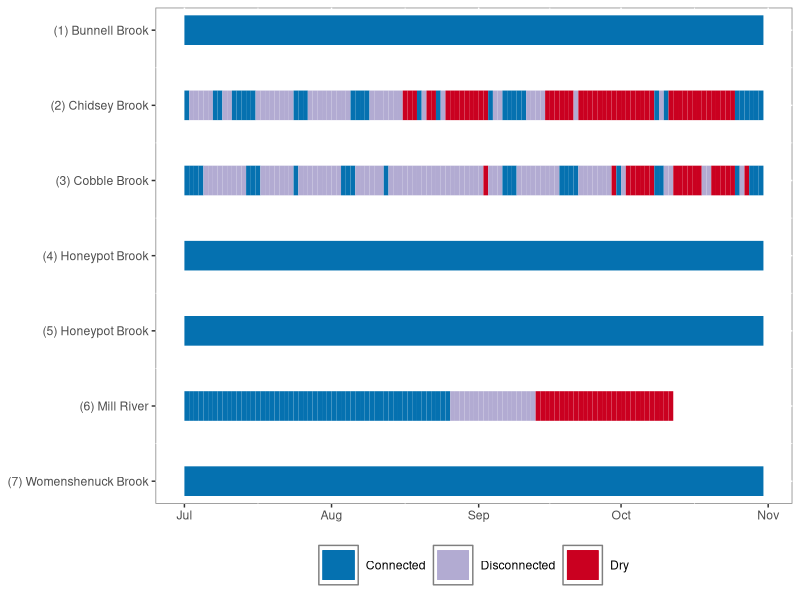
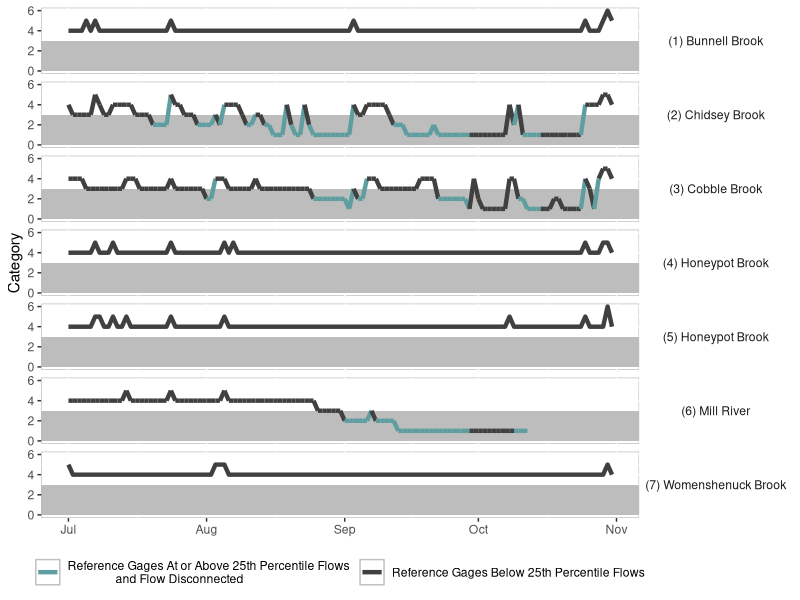
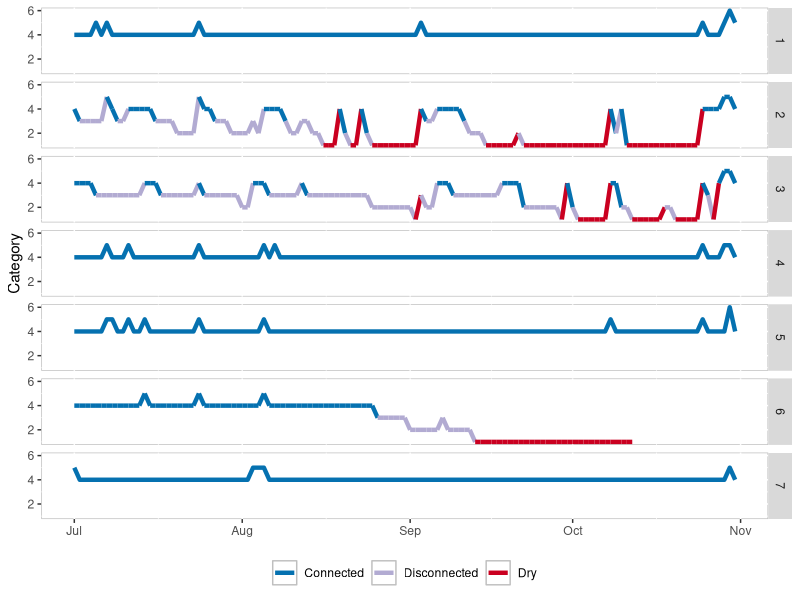
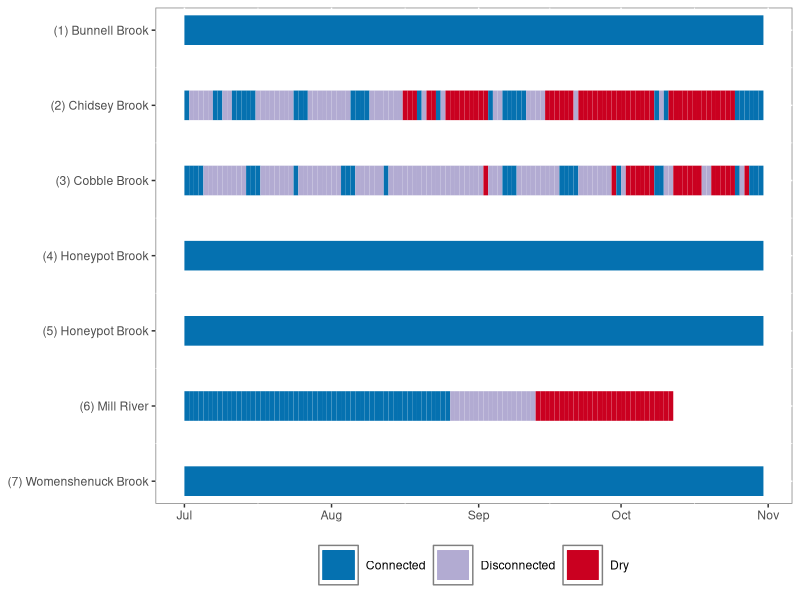
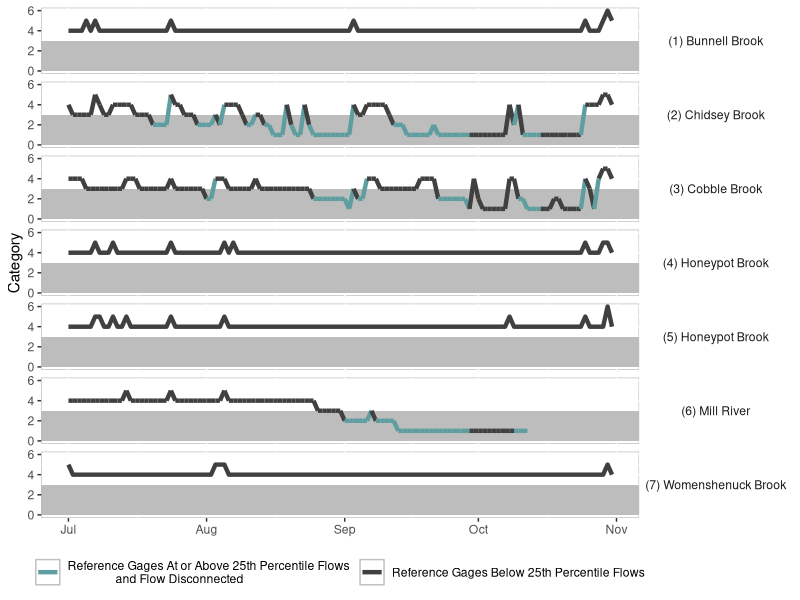
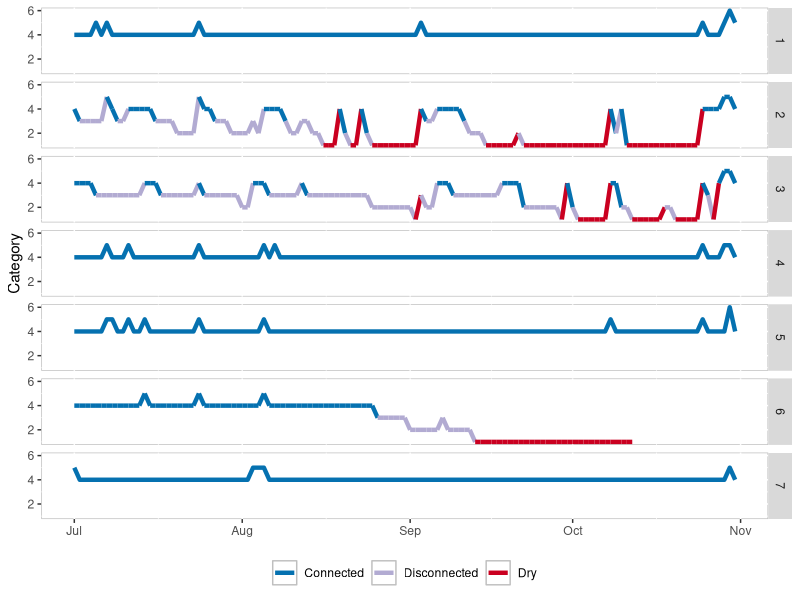
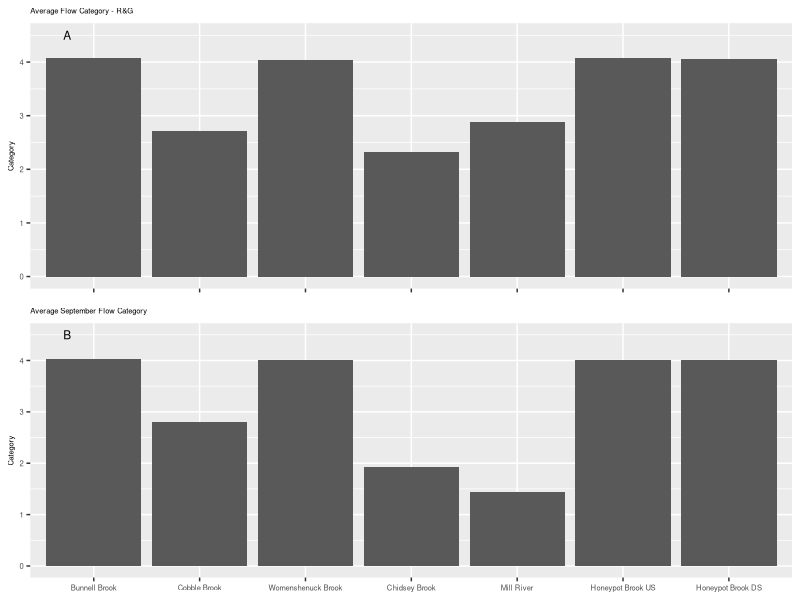
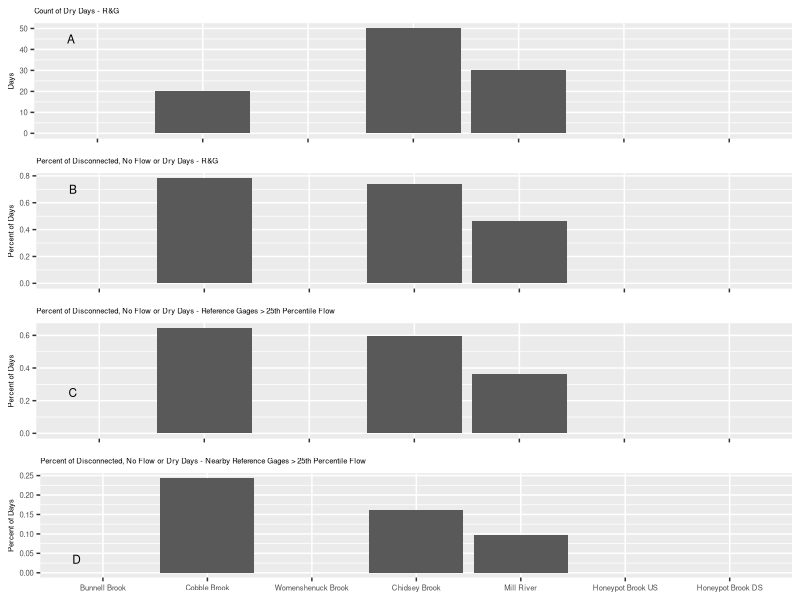

The R script that drew these images, in order:
setwd("P:/Projects/GitHub_Prj/streamconnectivitymetrics")

library(ggplot2)
library(lubridate)
library(grid)
library(plyr)
library(reshape2)
library(stringr)

fobs<-read.csv("data/TrailCam_FlowObs2017.csv",header=TRUE)
fobs$Date<-make_date(year=fobs$Year,month=fobs$Month,day=fobs$Day)
fobs$JDay<-yday(fobs$Date)
fobs$DurObs<-ifelse(fobs$Obs>3,1,0)
#fobs<- fobs[complete.cases(fobs),]
#fobs$ObsGraph<- fobs$Obs-1
#fobs$Obs_CAT<-factor(fobs$Obs_CAT,levels=c("Dry","No Flow","Low",
#"Normal","Above Normal","Flood"))

#RG Period Only
fobs<- fobs[which(fobs$Month==7 |fobs$Month==8| fobs$Month==9 | fobs$Month==10),]
##Excluding Poland, Rocky Gutter, Beacon Hill Brook & Cobble Trib for paper
fobs<- fobs[!(fobs$STA_SEQ==19708|fobs$STA_SEQ==19709|fobs$STA_SEQ==19600
              |fobs$STA_SEQ==19460),]

sites<- unique(fobs$STA_SEQ) ##list of stations
site.name<-fobs[,1:2]
site.name<-unique(site.name[c("STA_SEQ","Station_Name")])
colnames(site.name)<-c("site","SName")
flowmetric<- matrix(ncol=31,nrow=length(sites)) #Empty matrix for flow metrics

#####RUN FLOW METRICS For All Sites################
####################################

for (i in 1:length(sites)){

site <- fobs[which(fobs$STA_SEQ==sites[i]),]
site <- site[order(site$JDay),]

##Magnitude####
MA<- mean(site$Obs)
M50<- quantile(site$Obs,0.5)
M25<- quantile(site$Obs,0.25)
M75<- quantile(site$Obs,0.75)
Sept<-site[which(site$Month==9),]
MASept<- mean(Sept$Obs)
M50Sept<- quantile(Sept$Obs,0.5)

###Duration####
dur<-rle(site$Obs)  ##calculate the total runs in a sequence
durvalue<- dur$lengths[dur$values==1] ## the run with a particular value 1
D1<- mean(durvalue)  ##the average duration of days

dur<-rle(site$Obs)  ##calculate the total runs in a sequence
durvalue<- dur$lengths[dur$values==2] ## the run with a particular value 2
D2<- mean(durvalue)  ##the average duration of days

dur<-rle(site$Obs)  ##calculate the total runs in a sequence
durvalue<- dur$lengths[dur$values==3] ## the run with a particular value 3
D3<- mean(durvalue)  ##the average duration of days

dur<-rle(site$Obs)  ##calculate the total runs in a sequence
durvalue<- dur$lengths[dur$values==4] ## the run with a particular value 4
D4<- mean(durvalue)  ##the average duration of days

dur<-rle(site$DurObs)  ##calculate the total runs in a sequence
durvalue<- dur$lengths[dur$values==0] ## the run with a particular value 0
DL<- mean(durvalue)  ##the average duration of days

dur<-rle(site$DurObs)  ##calculate the total runs in a sequence
durvalue<- dur$lengths[dur$values==1] ## the run with a particular value 1
DN<- mean(durvalue)  ##the average duration of days

###Frequency####
F1<- nrow(site[which(site$Obs==1),])
F2<- nrow(site[which(site$Obs==2),])
F3<- nrow(site[which(site$Obs==3),])
F4<- nrow(site[which(site$Obs==4),])
FL<- nrow(site[which(site$Obs<4),])
FN<- nrow(site[which(site$Obs>3),])
FPL<-(nrow(site[which(site$Obs<4),]))/(dim(site)[1])

###Frequency compared to reference gages##

G4F1<- nrow(site[which(site$index>3&site$Obs==1),])
G4F2<- nrow(site[which(site$index>3&site$Obs==2),])
G4F3<- nrow(site[which(site$index>3&site$Obs==3),])
G4FL<- nrow(site[which(site$index>3&site$Obs<4),])
G4FPL<- (nrow(site[which(site$index>3&site$Obs<4),]))/(dim(site)[1])

GNF1<- nrow(site[which(site$ngindex>3&site$Obs==1),])
GNF2<- nrow(site[which(site$ngindex>3&site$Obs==2),])
GNF3<- nrow(site[which(site$ngindex>3&site$Obs==3),])
GNFL<- nrow(site[which(site$ngindex>3&site$Obs<4),])
GNFPL<- (nrow(site[which(site$ngindex>3&site$Obs<4),]))/(dim(site)[1])

###Timing###

T1<- site[match(0,site$DurObs),]
T1<- as.numeric(T1['JDay'])

T2<- site[match(1,site$Obs),]
T2<- as.numeric(T2['JDay'])

#######Combine together
flowmetric[i,]<- rbind(MA,M50,M25,M75,MASept,M50Sept,
                       D1,D2,D3,D4,DL,DN,
                       F1,F2,F3,F4,FL,FN,FPL,
                       G4F1,G4F2,G4F3,G4FL,G4FPL,
                       GNF1,GNF2,GNF3,GNFL,GNFPL,
                       T1,T2)
}

###########Make dataframe#################################
flowmetric<- as.data.frame(flowmetric,row.names=sites)
colnames(flowmetric)<-c("MA","M50","M25","M75","MASept","M50Sept",
                        "D1","D2","D3","D4","DL","DN",
                        "F1","F2","F3","F4","FL","FN","FPL",
                        "G4F1","G4F2","G4F3","G4FL","G4FPL",
                        "GNF1","GNF2","GNF3","GNFL","GNFPL",
                        "T1","T2")
flowmetric$site<- row.names(flowmetric)
flowmetric<-merge(flowmetric,site.name,by="site")
flowmetric$site<-factor(flowmetric$site,levels=c("19657","15244",
                                                 "18513","16046","19141","15192",
                                                 "15193"))
flowmetric$SName<-factor(flowmetric$SName,levels=c("Bunnell Brook",
                                                   "Cobble Brook",
                                                 "Womenshenuck Brook",
                                                 "Chidsey Brook",
                                                 "Mill River",
                                                 "Honeypot Brook US",
                                                 "Honeypot Brook DS"))
write.csv(flowmetric,"flowmetrics.csv")





####DURATION LINE PLOT########
# site.name<-read.csv("sitename.csv",header=TRUE)
# site.name<-site.name[order(site.name$N),]

site.name<- as.data.frame(sort(factor(unique(fobs$Station_Name))))
colnames(site.name)[1]<-"Station_Name"
site.name$N<-as.numeric(row.names(site.name))
site.name$altname<-paste0("(",site.name$N,") ",word(site.name$Station_Name,1,2,sep=" "))
site.name

fobs<-merge(fobs,site.name,by="Station_Name")
fobs$DurObs<-ifelse(fobs$Obs==1,"Dry",ifelse(fobs$DurObs==0,"Disconnected","Connected"))
fobs$DurObs<-factor(fobs$DurObs)


#f1a340
#f7f7f7
#998ec3

cols<-c("Disconnected"="#b2abd2","Connected"="#0571b0","Dry"="#ca0020")

fconnectdur<-
ggplot()+
  geom_line(data=fobs[fobs$N==1,],aes(Date,N,colour=DurObs,group=1),size=10)+
  geom_line(data=fobs[fobs$N==2,],aes(Date,N,colour=DurObs,group=1),size=10)+
  geom_line(data=fobs[fobs$N==3,],aes(Date,N,colour=DurObs,group=1),size=10)+
  geom_line(data=fobs[fobs$N==4,],aes(Date,N,colour=DurObs,group=1),size=10)+
  geom_line(data=fobs[fobs$N==5,],aes(Date,N,colour=DurObs,group=1),size=10)+
  geom_line(data=fobs[fobs$N==6,],aes(Date,N,colour=DurObs,group=1),size=10)+
  geom_line(data=fobs[fobs$N==7,],aes(Date,N,colour=DurObs,group=1),size=10)+
  scale_y_reverse(breaks=1:7,labels=site.name[,3])+
  labs(colour=NULL,x=NULL,y=NULL)+
  scale_colour_manual(values=cols)+
  theme(legend.position="bottom",
        panel.background = element_rect(fill = "white", colour = "grey50"))

fconnectdur

ggsave("fconnectdur.jpg",fconnectdur,dpi=600)


####USGS FLow Compare LINE plot###########
fobs$NF<-ifelse(fobs$index>3 & fobs$Obs <3,"Reference Gages At or Above 25th Percentile Flows 
                and Flow Disconnected","Reference Gages Below 25th Percentile Flows")
fobs$NF<-factor(fobs$NF)
cols<-c("Reference Gages At or Above 25th Percentile Flows 
                and Flow Disconnected"="cadetblue",
        "Reference Gages Below 25th Percentile Flows"="gray25")

# fobs$NF<-ifelse(fobs$index>3,"Reference Gages At or Above 25th Percentile Flows",
#                 "Reference Gages Below 25th Percentile Flows")
# cols<-c("Reference Gages At or Above 25th Percentile Flows"="cadetblue",
#         "Reference Gages Below 25th Percentile Flows"="gray25")

xstart <- min(fobs$Date)-30  ##Specified for plot to ensure rects coverage
xend <- max(fobs$Date)+30
 
flowobswithgageinfo<-
ggplot(data=fobs)+
  geom_rect(aes(xmin=xstart,xmax=xend,
                           ymin = 0, ymax = 3),alpha = 0.3,fill="gray")+
  geom_line(aes(Date,Obs,colour=NF,group=N),size=1.5)+
  facet_grid(rows = vars(altname))+
  coord_cartesian(xlim=with(fobs,range(Date)))+
  labs(colour=NULL,x=NULL,y="Category")+
  scale_colour_manual(values=cols)+
  theme(legend.position="bottom",
        panel.background = element_rect(fill="white",colour = "grey75"),
        strip.text.y=element_text(angle =0),strip.background = element_rect(fill="white"))

flowobswithgageinfo

ggsave("flowobswithgageinfo.jpg",flowobswithgageinfo)

###Alt Flow Over POR with lines#############################

cols<-c("Disconnected"="#b2abd2","Connected"="#0571b0","Dry"="#ca0020")

flowobs<-
  ggplot(fobs,aes(Date,Obs,colour=DurObs,group=1))+
  geom_line(size=1.5)+
  facet_grid(rows = vars(N))+
  labs(colour=NULL,x=NULL,y="Category")+
  scale_colour_manual(values=cols)+
  theme(legend.position="bottom",
        panel.background = element_rect(fill="white",colour = "grey75"))

flowobs

ggsave("flowobs_cont.jpg",flowobs)


####################################################################################
####################################################################################

##Magnitude plots##

p1<- ggplot(flowmetric,aes(x=SName,y=MA))+
  geom_bar(stat="identity")+
  labs(title="Average Flow Category - R&G",y="Category")+
  theme(axis.title.x=element_blank(),axis.text=element_text(size=rel(0.75)),
        plot.title=element_text(size=rel(1)))

p2<- ggplot(flowmetric,aes(x=SName,y=M50))+
  geom_bar(stat="identity")+
  labs(title="Median Flow Category - R&G",y="Category")+
  theme(axis.title.x=element_blank(),axis.text=element_text(size=rel(0.75)),
        plot.title=element_text(size=rel(1)))

p3<- ggplot(flowmetric,aes(x=SName,y=M25))+
  geom_bar(stat="identity")+
  labs(title="25th Percentile Flow Category - R&G",y="Category")+
  theme(axis.title.x=element_blank(),axis.text=element_text(size=rel(0.75)),
        plot.title=element_text(size=rel(1)))

p4<- ggplot(flowmetric,aes(x=SName,y=M75),axis.text=element_text(size=rel(0.75)))+
  geom_bar(stat="identity")+
  labs(title="75th Percentile Flow Category - R&G",y="Category")+
  theme(axis.title.x=element_blank(),axis.text=element_text(size=rel(0.75)),
        plot.title=element_text(size=rel(1)))

p5<- ggplot(flowmetric,aes(x=SName,y=MASept),axis.text=element_text(size=rel(0.75)))+
  geom_bar(stat="identity")+
  labs(title="Average September Flow Category",y="Category")+
  theme(axis.title.x=element_blank(),axis.text=element_text(size=rel(0.75)),
        plot.title=element_text(size=rel(1)))

p6<- ggplot(flowmetric,aes(x=SName,y=M50Sept),axis.text=element_text(size=rel(0.75)))+
  geom_bar(stat="identity")+
  labs(title="Median September Flow Category",y="Category")+
  theme(axis.title.x=element_blank(),axis.text=element_text(size=rel(0.75)),
        plot.title=element_text(size=rel(1)))


##Duration plots##

p7<- ggplot(flowmetric,aes(x=SName,y=D1))+
  geom_bar(stat="identity")+
  labs(title="Mean Duration of Consecutive Dry Days",y="Days")+
  theme(axis.title.x=element_blank(),axis.text=element_text(size=rel(0.75)),
        plot.title=element_text(size=rel(1)))

p8<- ggplot(flowmetric,aes(x=SName,y=D2))+
  geom_bar(stat="identity")+
  labs(title="Mean Duration of Consecutive No Flow Days",y="Days")+
  theme(axis.title.x=element_blank(),axis.text=element_text(size=rel(0.75)),
        plot.title=element_text(size=rel(1)))

p9<- ggplot(flowmetric,aes(x=SName,y=D3))+
  geom_bar(stat="identity")+
  labs(title="Mean Duration of Consecutive Disconnected Days",y="Days")+
  theme(axis.title.x=element_blank(),axis.text=element_text(size=rel(0.75)),
        plot.title=element_text(size=rel(1)))

p10<- ggplot(flowmetric,aes(x=SName,y=D4))+
  geom_bar(stat="identity")+
  labs(title="Mean Duration of Consecutive Connected Days",y="Days")+
  theme(axis.title.x=element_blank(),axis.text=element_text(size=rel(0.75)),
        plot.title=element_text(size=rel(1)))

p11<- ggplot(flowmetric,aes(x=SName,y=DL))+
  geom_bar(stat="identity")+
  labs(title="Mean Duration of Consecutive Disconnected, No Flow or Dry Days",y="Days")+
  theme(axis.title.x=element_blank(),axis.text=element_text(size=rel(0.75)),
        plot.title=element_text(size=rel(1)))

p12<- ggplot(flowmetric,aes(x=SName,y=DN))+
  geom_bar(stat="identity")+
  labs(title="Mean Duration of Consecutive Connected, Full or Flood Days",y="Days")+
  theme(axis.title.x=element_blank(),axis.text=element_text(size=rel(0.75)),
        plot.title=element_text(size=rel(1)))

##Frequency Plots######
p13<- ggplot(flowmetric,aes(x=SName,y=F1))+
  geom_bar(stat="identity")+
  labs(title="Count of Dry Days - R&G",y="Days")+
  theme(axis.title.x=element_blank(),axis.text=element_text(size=rel(0.75)),
        plot.title=element_text(size=rel(1)))

p14<- ggplot(flowmetric,aes(x=SName,y=F2))+
  geom_bar(stat="identity")+
  labs(title="Count of No Flow Days - R&G",y="Days")+
  theme(axis.title.x=element_blank(),axis.text=element_text(size=rel(0.75)),
        plot.title=element_text(size=rel(1)))

p15<- ggplot(flowmetric,aes(x=SName,y=F3))+
  geom_bar(stat="identity")+
  labs(title="Count of Disconnected Days - R&G",y="Days")+
  theme(axis.title.x=element_blank(),axis.text=element_text(size=rel(0.75)),
        plot.title=element_text(size=rel(1)))

p16<- ggplot(flowmetric,aes(x=SName,y=F4))+
  geom_bar(stat="identity")+
  labs(title="Count of Connected Days - R&G",y="Days")+
  theme(axis.title.x=element_blank(),axis.text=element_text(size=rel(0.75)),
        plot.title=element_text(size=rel(1)))

p17<- ggplot(flowmetric,aes(x=SName,y=FL))+
  geom_bar(stat="identity")+
  labs(title="Count of Disconnected, No Flow or Dry Days - R&G",y="Days")+
  theme(axis.title.x=element_blank(),axis.text=element_text(size=rel(0.75)),
        plot.title=element_text(size=rel(1)))

p18<- ggplot(flowmetric,aes(x=SName,y=FN))+
  geom_bar(stat="identity")+
  labs(title="Count of Connected, Full or Flood Days - R&G",y="Days")+
  theme(axis.title.x=element_blank(),axis.text=element_text(size=rel(0.75)),
        plot.title=element_text(size=rel(1)))

p19<- ggplot(flowmetric,aes(x=SName,y=FPL))+
  geom_bar(stat="identity")+
  labs(title="Percent of Disconnected, No Flow or Dry Days - R&G",
       y="Percent of Days - R&G")+
  theme(axis.title.x=element_blank(),axis.text=element_text(size=rel(0.75)),
        plot.title=element_text(size=rel(1)))

##Frequency compared to reference gages Plots##
p20<- ggplot(flowmetric,aes(x=SName,y=G4F1))+
  geom_bar(stat="identity")+
  labs(title="Count of Dry Days - Reference Gages > 25th Percentile Flow",y="Days")+
  theme(axis.title.x=element_blank(),axis.text=element_text(size=rel(0.75)),
        plot.title=element_text(size=rel(1)))

p21<- ggplot(flowmetric,aes(x=SName,y=G4F2))+
  geom_bar(stat="identity")+
  labs(title="Count of No Flow Days - Reference Gages > 25th Percentile Flow",y="Days")+
  theme(axis.title.x=element_blank(),axis.text=element_text(size=rel(0.75)),
        plot.title=element_text(size=rel(1)))

p22<- ggplot(flowmetric,aes(x=SName,y=G4F3))+
  geom_bar(stat="identity")+
  labs(title="Count of Disconnected Days - Reference Gages 
       > 25th Percentile Flow",y="Days")+
  theme(axis.title.x=element_blank(),axis.text=element_text(size=rel(0.75)),
        plot.title=element_text(size=rel(1)))

p23<- ggplot(flowmetric,aes(x=SName,y=G4FL))+
  geom_bar(stat="identity")+
  labs(title="Count of Disconnected, No Flow or Dry Days - 
       Reference Gages > 25th Percentile Flow",
       y="Days")+
  theme(axis.title.x=element_blank(),axis.text=element_text(size=rel(0.75)),
        plot.title=element_text(size=rel(1)))

p24<- ggplot(flowmetric,aes(x=SName,y=G4FPL))+
  geom_bar(stat="identity")+
  labs(title="Percent of Disconnected, No Flow or Dry Days - Reference Gages 
       > 25th Percentile Flow",
       y="Percent of Days - R&G")+
  theme(axis.title.x=element_blank(),axis.text=element_text(size=rel(0.75)),
        plot.title=element_text(size=rel(1)))

##Frequency compared to closest reference gages Plots##
p25<- ggplot(flowmetric,aes(x=SName,y=GNF1))+
  geom_bar(stat="identity")+
  labs(title="Count of Dry Days - Nearby Reference Gages 
       > 25th Percentile Flow",y="Days")+
  theme(axis.title.x=element_blank(),axis.text=element_text(size=rel(0.75)),
        plot.title=element_text(size=rel(1)))

p26<- ggplot(flowmetric,aes(x=SName,y=GNF2))+
  geom_bar(stat="identity")+
  labs(title="Count of No Flow Days - Nearby Reference Gages 
       > 25th Percentile Flow",y="Days")+
  theme(axis.title.x=element_blank(),axis.text=element_text(size=rel(0.75)),
        plot.title=element_text(size=rel(1)))

p27<- ggplot(flowmetric,aes(x=SName,y=GNF3))+
  geom_bar(stat="identity")+
  labs(title="Count of Disconnected Days - 
       Nearby Reference Gages > 25th Percentile Flow",y="Days")+
  theme(axis.title.x=element_blank(),axis.text=element_text(size=rel(0.75)),
        plot.title=element_text(size=rel(1)))

p28<- ggplot(flowmetric,aes(x=SName,y=GNFL))+
  geom_bar(stat="identity")+
  labs(title="Count of Disconnected, No Flow or Dry Days - 
       Nearby Reference Gages > 25th Percentile Flow",
       y="Days")+
  theme(axis.title.x=element_blank(),axis.text=element_text(size=rel(0.75)),
        plot.title=element_text(size=rel(1)))

p29<- ggplot(flowmetric,aes(x=SName,y=GNFPL))+
  geom_bar(stat="identity")+
  labs(title="Percent of Disconnected, No Flow or Dry Days - 
       Nearby Reference Gages > 25th Percentile Flow",
       y="Percent of Days - R&G")+
  theme(axis.title.x=element_blank(),axis.text=element_text(size=rel(0.75)),
        plot.title=element_text(size=rel(1)))

##Timing##

p30<- ggplot(flowmetric,aes(x=SName,y=T1))+
  geom_bar(stat="identity")+
  labs(title="Julian Day of First Disconnected, No Flow or Dry Days Observation",
       y="Julian Day")+
  theme(axis.title.x=element_blank(),axis.text=element_text(size=rel(0.75)),
        plot.title=element_text(size=rel(1)))

p31<- ggplot(flowmetric,aes(x=SName,y=T2))+
  geom_bar(stat="identity")+
  labs(title="Julian Day of First Dry Day Observation",
       y="Julian Day")+
  theme(axis.title.x=element_blank(),axis.text=element_text(size=rel(0.75)),
        plot.title=element_text(size=rel(1)))



#####MULTI-Plot Function##############
#######################################

#call this with p1,p,2,... cols=4
multiplot <- function(..., plotlist=NULL, file, cols=1, layout=NULL) {
  plots <- c(list(...), plotlist)
  numPlots = length(plots)
  if (is.null(layout)) {
    # Make the panel
    # ncol: Number of columns of plots
    # nrow: Number of rows needed, calculated from # of cols
    layout <- matrix(seq(1, cols * ceiling(numPlots/cols)),
                     ncol = cols, nrow = ceiling(numPlots/cols))
  }
  if (numPlots==1) {
    print(plots[[1]])
  } else {
    grid.newpage()
    pushViewport(viewport(layout = grid.layout(nrow(layout), ncol(layout))))
    for (i in 1:numPlots) {
      # Get the i,j matrix positions of the regions that contain this subplot
      matchidx <- as.data.frame(which(layout == i, arr.ind = TRUE))
      print(plots[[i]], vp = viewport(layout.pos.row = matchidx$row,
                                      layout.pos.col = matchidx$col))
    }
  }
}


##Magnitude plots##

mp1<- ggplot(flowmetric,aes(x=SName,y=MA))+
  geom_bar(stat="identity")+
  labs(title="Average Flow Category - R&G",y="Category")+
  theme(axis.title.x=element_blank(),axis.text=element_text(size=rel(0.5)),
        plot.title=element_text(size=rel(0.5)),axis.text.x=element_blank(),
        axis.title.y=element_text(size=rel(0.5)))+
  annotate("text", x=0.75,y=4.5,label="A",size=3)

mp2<- ggplot(flowmetric,aes(x=SName,y=MASept),axis.text=element_text(size=rel(0.5)))+
  geom_bar(stat="identity")+
  labs(title="Average September Flow Category",y="Category")+
  theme(axis.title.x=element_blank(),axis.text=element_text(size=rel(0.5)),
        plot.title=element_text(size=rel(0.5)),
        axis.title.y=element_text(size=rel(0.5)))+
  annotate("text", x=0.75,y=4.5,label="B",size=3)

dpi=600
tiff("MagnitudePlots.tiff",width=6*dpi,height=5*dpi,res=dpi)
multiplot(mp1,mp2,cols=1)
dev.off()


##Frequency Plots######
fp1<- ggplot(flowmetric,aes(x=SName,y=F1))+
  geom_bar(stat="identity")+
  labs(title="Count of Dry Days - R&G",y="Days")+
  theme(axis.title.x=element_blank(),axis.text=element_text(size=rel(0.5)),
        plot.title=element_text(size=rel(0.5)),axis.title.y=element_text(size=rel(0.5)),
        axis.text.x=element_blank())+
  annotate("text", x=0.75,y=45,label="A",size=3)

fp2<- ggplot(flowmetric,aes(x=SName,y=FPL))+
  geom_bar(stat="identity")+
  labs(title="Percent of Disconnected, No Flow or Dry Days - R&G",
       y="Percent of Days")+
  theme(axis.title.x=element_blank(),axis.text=element_text(size=rel(0.5)),
        plot.title=element_text(size=rel(0.5)),axis.title.y=element_text(size=rel(0.5)),
        axis.text.x=element_blank())+
  annotate("text", x=0.75,y=0.7,label="B",size=3)

fp3<- ggplot(flowmetric,aes(x=SName,y=G4FPL))+
  geom_bar(stat="identity")+
  labs(title="Percent of Disconnected, No Flow or Dry Days - Reference Gages > 25th Percentile Flow",
       y="Percent of Days")+
  theme(axis.title.x=element_blank(),axis.text=element_text(size=rel(0.5)),
        plot.title=element_text(size=rel(0.5)),axis.title.y=element_text(size=rel(0.5)),
        axis.text.x=element_blank())+
  annotate("text", x=0.75,y=0.25,label="C",size=3)

fp4<- ggplot(flowmetric,aes(x=SName,y=GNFPL))+
  geom_bar(stat="identity")+
  labs(title="Percent of Disconnected, No Flow or Dry Days - Nearby Reference Gages > 25th Percentile Flow",
       y="Percent of Days")+
  theme(axis.title.x=element_blank(),axis.text=element_text(size=rel(0.5)),
        plot.title=element_text(size=rel(0.5)),axis.title.y=element_text(size=rel(0.5)))+
  annotate("text", x=0.75,y=0.035,label="D",size=3)

dpi=600
tiff("FrequencyPlots.tiff",width=6*dpi,height=5*dpi,res=dpi)
multiplot(fp1,fp2,fp3,fp4,cols=1)
dev.off()









